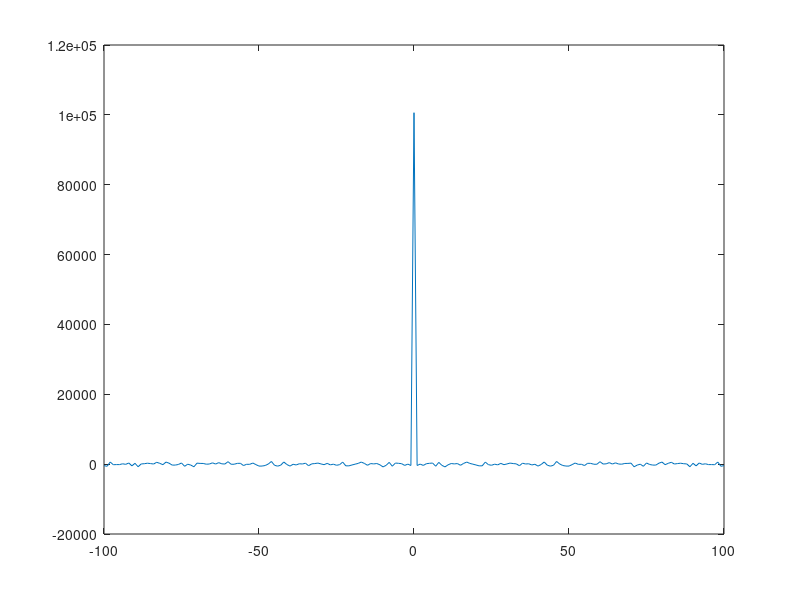

This figure's MATLAB source: (Note: this script raises an error after producing the figure.)
clear
clc

a1=1;           %cong suat 0dB
a2=10^(5/10);   %cong suat 5dB
a3=10^(-5/10);  %cong suat -5dB

L=100000;

b1=sqrt(a1)*randn(1,L);
b2=sqrt(a2)*randn(1,L);
b3=sqrt(a3)*randn(1,L);

%tinh lai cong suat
p1=sum(b1.^2)/L;    
p2=sum(b2.^2)/L;
p3=sum(b3.^2)/L;

%cong suat o don vi dB
p1_dB=10*log10(p1)
p2_dB=10*log10(p2)
p3_dB=10*log10(p3)

%-------------------------------------------------------%
%-----------------------  CAU 1  -----------------------%
%ham tu tuong quan
rb1 = xcorr(b1,100); %100: lag
rb2 = xcorr(b2,100);
rb3 = xcorr(b3,100);

figure
t=-100:100;
plot(t,rb1);

%tinh mat do pho cong suat (overlap)
Sb1 = cpsd(b1,b1,[],L/2);
Sb2 = cpsd(b2,b2,[],L/2);
figure
plot(Sb1)

%tinh mat do pho cong suat (non overlap)
Sb1_n = cpsd(b1,b1,[],0);
Sb2_n = cpsd(b2,b2,[],0);
figure
plot(Sb2_n)

%ham tuong quan cheo
rb1b2 = xcorr(b1,b2,100,'biased');
rb1b3 = xcorr(b1,b3,100,'biased');

figure
t=-100:100;
plot(t,rb1b2);

figure
t=-100:100;
plot(t,rb1b3);

%-------------------------------------------------------%
%-----------------------  CAU 2  -----------------------%

h1 = exp(-0.5*(0:19));
h2 = exp(-0.8*(0:39));

w1_c = conv(b1,h1);  %dung ham conv()
w2_c = conv(b2,h2);

%ham tu tuong quan
rw1_c = xcorr(w1_c,100); %100: lag
rw2_c = xcorr(w2_c,100);

figure
plot(rw1_c);

w1_f = filter(h1,1,b1);  %dung ham filter()
w2_f = filter(h2,1,b2);

%ham tu tuong quan
rw1_f = xcorr(w1_f,100); %100: lag
rw2_f = xcorr(w2_f,100);

figure
plot(t,rw1_f);

%ham tuong quan cheo
rw1w2 = xcorr(w1_c,w2_c,100,'biased');
rw1w3 = xcorr(w1_c,w3_c,100,'biased');
rw1b1 = xcorr(w1_c,b1,100,'biased');
rw1b2 = xcorr(w1_c,b2,100,'biased');
rw1b3 = xcorr(w1_c,b3,100,'biased');

figure
t=-100:100;
plot(t,rw1w2);

figure
t=-100:100;
plot(t,rw1w3);

figure
t=-100:100;
plot(t,rw1b1);

figure
t=-100:100;
plot(t,rw1b2);

figure
t=-100:100;
plot(t,rw1b3);
